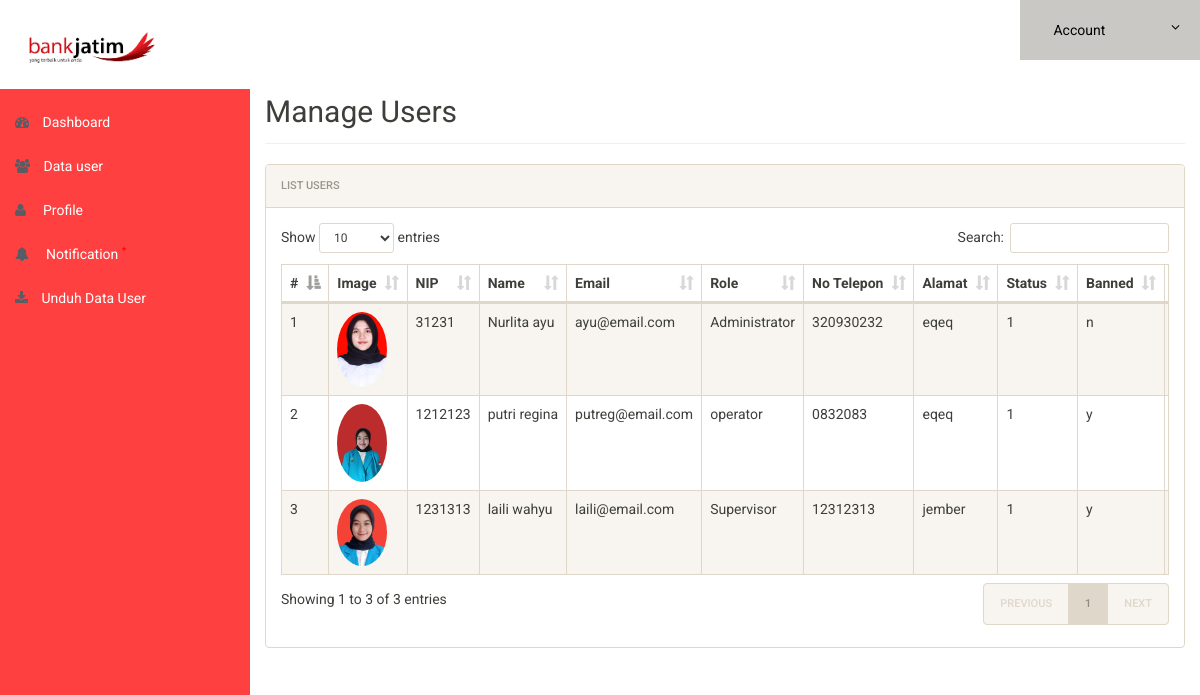
The app's page /admin/userlist.php (signed in), older data.
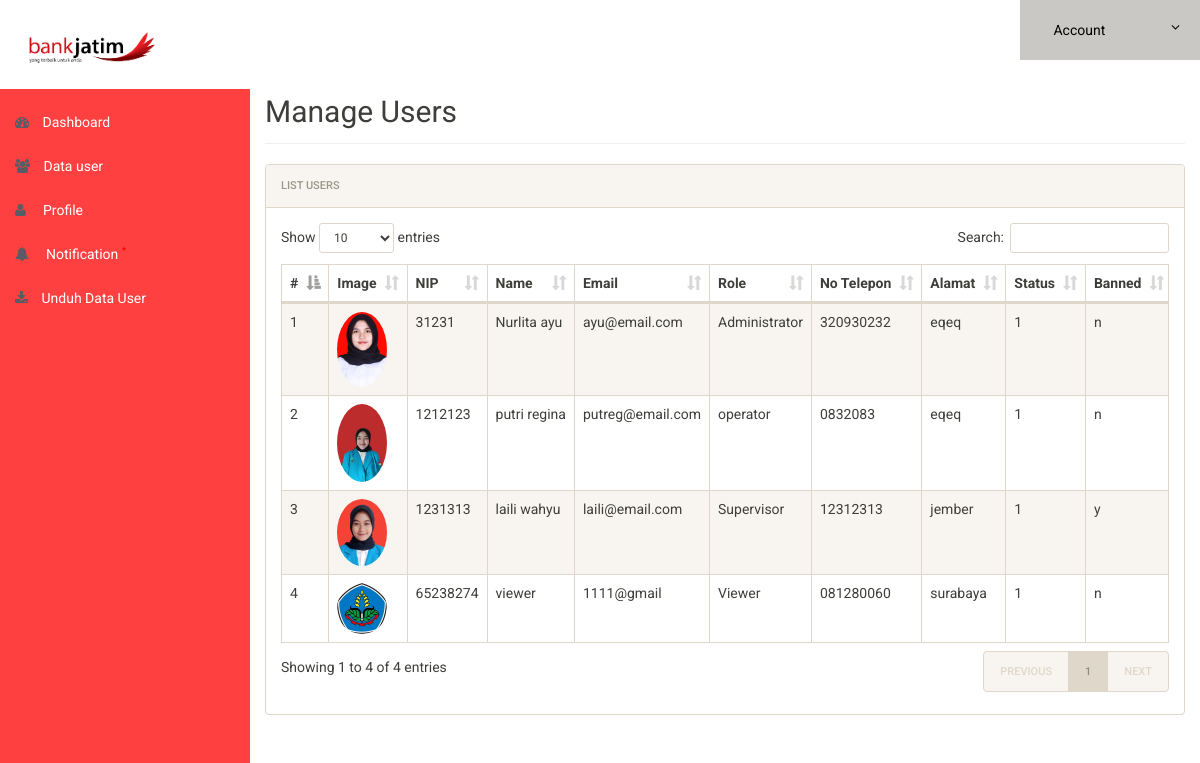
The same page, newer data.
### tables this page shows
CREATE TABLE `users` (
  `id` int(11) NOT NULL,
  `nip` int(100) NOT NULL,
  `name` varchar(50) NOT NULL,
  `email` varchar(50) NOT NULL,
  `password` varchar(50) NOT NULL,
  `role` varchar(50) NOT NULL,
  `mobile` varchar(50) NOT NULL,
  `designation` varchar(50) NOT NULL,
  `image` varchar(50) NOT NULL,
  `status` int(10) NOT NULL,
  `baned` enum('n','y') NOT NULL,
  `logintime` int(2) NOT NULL
);

### admin/userlist.php (the view, shortened to what this page needs)
<?php
include('includes/config.php');
if(strlen($_SESSION['alogin'])==0)
	{
header('location:index.php');
}
else{
 ?>
<!doctype html>
<html lang="en" class="no-js">
<head>
	<link rel="stylesheet" href="css/font-awesome.min.css">
	<link rel="stylesheet" href="css/bootstrap.min.css">
	<link rel="stylesheet" href="css/dataTables.bootstrap.min.css">
	<link rel="stylesheet" href="css/bootstrap-social.css">
	<link rel="stylesheet" href="css/bootstrap-select.css">
	<link rel="stylesheet" href="css/fileinput.min.css">
	<link rel="stylesheet" href="css/awesome-bootstrap-checkbox.css">
	<link rel="stylesheet" href="css/style.css">
</head>
<body>
	<?php include('includes/header.php');?>
	<div class="ts-main-content">
		<?php include('includes/leftbar.php');?>
		<div class="content-wrapper">
			<div class="container-fluid">
				<div class="row">
					<div class="col-md-12">
						<h2 class="page-title">Manage Users</h2>
						<div class="panel panel-default">
							<div class="panel-heading">List Users</div>
							<div class="panel-body">
								<table id="zctb" class="display table table-striped table-bordered table-hover" cellspacing="0" width="100%">
									<thead>
										<tr>
												<th>#</th>
												<th>Image</th>
												<th>NIP</th>
                                                <th>Name</th>
                                                <th>Email</th>
                                                <th>Role</th>
                                                <th>No Telepon</th>
                                                <th>Alamat</th>
												<th>Status</th>
												<th>Banned</th>
                                                <th>Invalid Login</th>
										</tr>
									</thead>
									<tbody>
<?php $sql = "SELECT * from  users ";
$query = $dbh -> prepare($sql);
$query->execute();
$results=$query->fetchAll(PDO::FETCH_OBJ);
$cnt=1;
if($query->rowCount() > 0)
{
foreach($results as $result)
{				?>
										<tr>
											<td><?php echo htmlentities($cnt);?></td>
											<td><img src="../images/<?php echo htmlentities($result->image);?>" style="width:50px; border-radius:50%;"/></td>
											<td><?php echo htmlentities($result->nip);?></td>
											<td><?php echo htmlentities($result->name);?></td>
                                            <td><?php echo htmlentities($result->email);?></td>
                                            <td><?php echo htmlentities($result->role);?></td>
                                            <td><?php echo htmlentities($result->mobile);?></td>
											<td><?php echo htmlentities($result->designation);?></td>
											<td><?php echo htmlentities($result->status);?></td>
											<td><?php echo htmlentities($result->baned);?></td>
											<td><?php echo htmlentities($result->logintime);?>
                                            </td>
										</tr>
										<?php $cnt=$cnt+1; }} ?>
									</tbody>
								</table>
							</div>
						</div>
					</div>
				</div>
			</div>
		</div>
	</div>
</body>
</html>
<?php } ?>

### admin/includes/header.php (shortened to what this page needs)
<div style ="background:white;"class="brand clearfix">
<h4 class="pull-left text-white" style="margin:20px 0px 10px 20px"><img style="width:40%;"src="img/logo.png">&nbsp; </h4>
		<ul class="ts-profile-nav">
			<li  class=" ts-account">
				<a style="background:#c9c8c5; color:black;" href="#"><img src="img/ts-avatar.jpg" class="ts-avatar hidden-side" alt=""> Account <i class="fa fa-angle-down hidden-side"></i></a>
			</li>
		</ul>
	</div>

### admin/includes/leftbar.php (shortened to what this page needs)
<nav style="background:#ff4040;" class="ts-sidebar">
		<ul  class="ts-sidebar-menu">
			<li  class="ts-label">Main</li>
			<li><a href="dashboard.php"><i class="fa fa-dashboard"></i> Dashboard</a></li>
		<li><a href="userlist.php"><i class="fa fa-users"></i> Data user</a>
		</li>
		<li><a href="profile.php"><i class="fa fa-user"></i> &nbsp;Profile</a>
		</li>
		<li><a href="notification.php"><i class="fa fa-bell"></i> &nbsp;Notification <sup style="color:red">*</sup></a>
		</li>
		<li><a href="download.php"><i class="fa fa-download"></i> Unduh Data User</a>
		</li>
		</ul>
	</nav>

### admin/css/style.css (style rules this page uses)
html { font-size: 14px; }
@media only screen and (min-width: 480px) { html { font-size: 17px; } }
@media only screen and (min-width: 768px) { html { font-size: 14px; } }
body { font-size: 1em; }
a { color: #37a6c4; }
.panel { overflow: hidden; }
.text-white, .text-light { color: #fff !important; }
ul, li { margin: 0; padding: 0; list-style: none; }
.page-title { padding-bottom: 15px; margin-bottom: 20px; border-bottom: 1px solid #f0f0f0; }
.brand { background: #3e454c; position: relative; z-index: 3; position: fixed; width: 100%; top: 0; }
.brand .ts-profile-nav { float: right; display: none; }
.brand .ts-profile-nav li { float: left; position: relative; }
.brand .ts-profile-nav li a { display: block; padding: 20px; color: #fff; }
.brand .ts-profile-nav .ts-account .fa-angle-down { float: right; }
.brand .ts-profile-nav .ts-account > a { width: 180px; background: #2c3136; }
@media only screen and (min-width: 992px) { .brand .ts-profile-nav { display: block; } }
.ts-sidebar { background: #2c3136; max-height: 0; transition: max-height 0.3s; overflow: hidden; position: fixed; z-index: 2; width: 100%; bottom: 0; top: 60px; overflow-y: auto; }
@media only screen and (min-width: 992px) { .ts-sidebar { max-height: 100%; bottom: 0; } }
.ts-sidebar-menu .ts-label { color: #585c64; font-weight: bold; padding: 8px 15px; text-transform: uppercase; font-size: 10px; letter-spacing: 3px; margin-top: 10px; }
.ts-sidebar-menu a { display: block; text-decoration: none; padding: 12px 15px; color: #fff; }
.ts-sidebar-menu li { position: relative; }
.ts-sidebar-menu li i { color: #585c64; margin-right: 10px; }
.ts-main-content .content-wrapper { padding-top: 15px; margin-top: 60px; }
@media only screen and (min-width: 992px) { .ts-main-content .ts-sidebar { width: 250px; float: left; } }
@media only screen and (min-width: 992px) { .ts-main-content .content-wrapper { margin-left: 250px; } }

### admin/userlist.php (style rules this page uses)
.table { display: block; max-width: -moz-fit-content; max-width: fit-content; margin: 0 auto; overflow-x: auto; white-space: nowrap }

Row changes from the older to the newer data that the page shows:
changed users "putri regina": baned "y" → "n"
added users: image (picture), nip "65238274", name "viewer", email "1111@gmail", role "Viewer", mobile "081280060", designation "surabaya", status "1", baned "n"
Text that changed along with them:
text written by a page script: "Show entries Search: Showing 1 to 3 of 3 entries PREVIOUS 1 NEXT" → "Show entries Search: Showing 1 to 4 of 4 entries PREVIOUS 1 NEXT"
